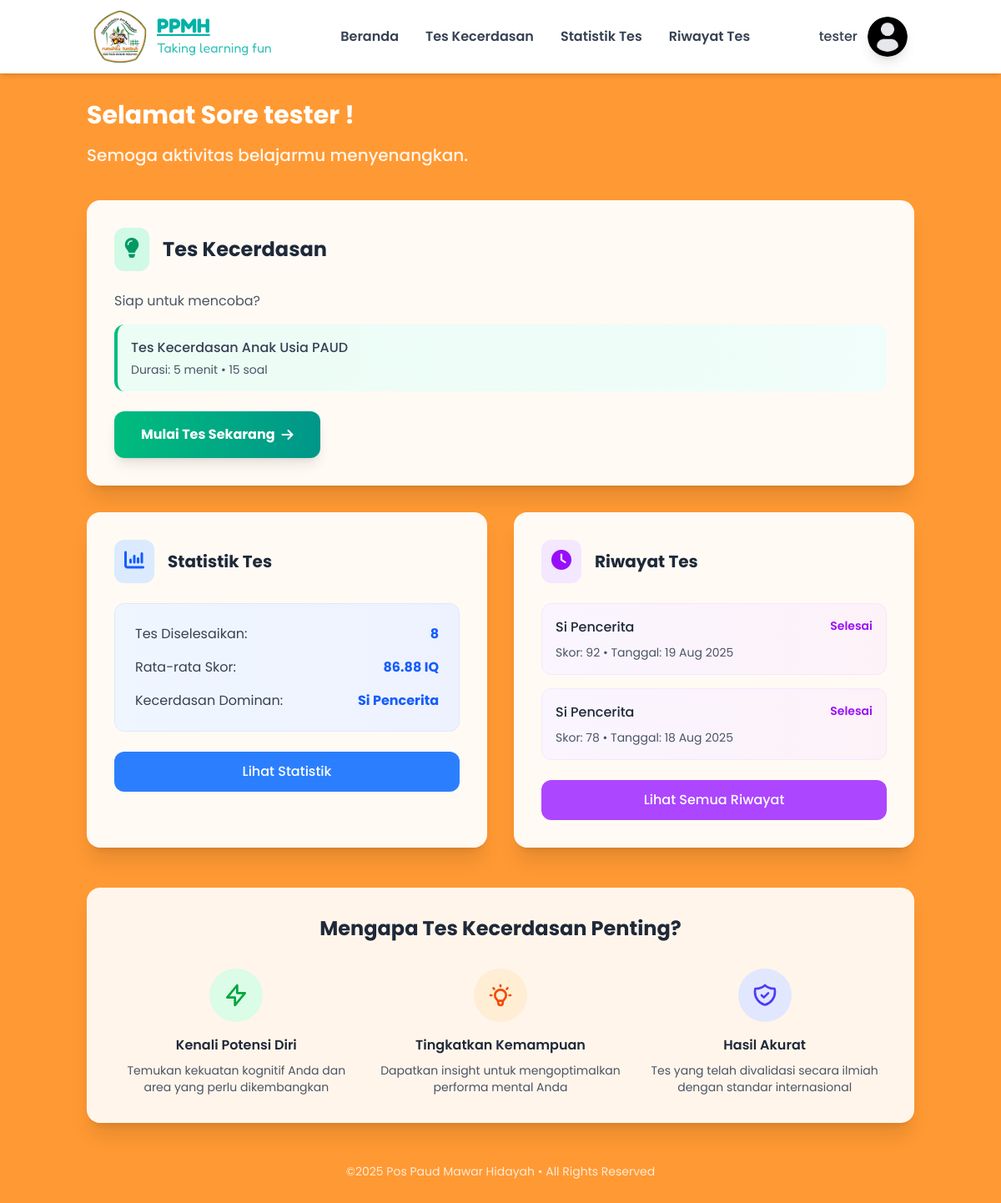
Page /pages/pengguna/beranda.php (signed in) on the committed database.
### tables this page shows
CREATE TABLE `pengguna_detail` (
  `user_id` int NOT NULL,
  `nama_anak` varchar(50) NOT NULL,
  `kelas` enum('A1','B1','B2') NOT NULL,
  `jenis_kelamin` enum('Laki-Laki','Perempuan') NOT NULL,
  `nama_orangtua` varchar(50) NOT NULL,
  `nomor_telepon` varchar(25) NOT NULL,
  `created_at` datetime DEFAULT CURRENT_TIMESTAMP
);

CREATE TABLE `hasil_cpi` (
  `id` int NOT NULL,
  `user_id` int NOT NULL,
  `nilai_cpi` decimal(5,2) NOT NULL,
  `kategori_iq` varchar(50) DEFAULT NULL,
  `tipe_kecerdasan` varchar(50) DEFAULT NULL,
  `tanggal_tes` datetime DEFAULT CURRENT_TIMESTAMP
);

### config/config.php (called while the page is built, shortened)
<?php
$connect = mysqli_connect("localhost", "root", "", "db_ppmh");
function getGreeting()
{
    $hour = date('H');
    if ($hour >= 5 && $hour < 11) {
        return "Selamat Pagi";
    } elseif ($hour >= 11 && $hour < 15) {
        return "Selamat Siang";
    } elseif ($hour >= 15 && $hour < 18) {
        return "Selamat Sore";
    } else {
        return "Selamat Malam";
    }
}
function getPenggunaById($id)
{
    global $connect;
    $query = mysqli_query($connect, "SELECT u.email, p.* FROM users u JOIN pengguna_detail p ON u.id = p.user_id WHERE u.id = '$id'");
    return mysqli_fetch_assoc($query);
}

### pages/pengguna/beranda.php (the view, shortened to what this page needs)
<?php
include '../../config/config.php';
$pengguna = getPenggunaById($_SESSION['pengguna']['id']);
$user_id = $pengguna['user_id'];
function getRiwayatTesByUserId($connect, $userId, $limit = 0)
{
    $sql = "SELECT nilai_cpi, kategori_iq, tipe_kecerdasan, tanggal_tes
            FROM hasil_cpi
            WHERE user_id = $userId
            ORDER BY tanggal_tes DESC";
    $result = mysqli_query($connect, $sql);
    $riwayat = [];
    while ($row = mysqli_fetch_assoc($result)) {
        $riwayat[] = $row;
    }
    return $riwayat;
}
function hitungStatistikTes(array $riwayatTes): array
{
    $totalTes = count($riwayatTes);
    $nilaiTotal = 0;
    $nilaiTertinggi = 0;
    $tipeCount = [];
    foreach ($riwayatTes as $tes) {
        $nilai = $tes['nilai_cpi'];
        $nilaiTotal += $nilai;
        if ($nilai > $nilaiTertinggi) {
            $nilaiTertinggi = $nilai;
        }
        $tipe = $tes['tipe_kecerdasan'];
        $tipeCount[$tipe] = ($tipeCount[$tipe] ?? 0) + 1;
    }
    $rataRata = $totalTes > 0 ? round($nilaiTotal / $totalTes, 2) : 0;
    arsort($tipeCount);
    $tipePalingSering = $totalTes > 0 ? array_key_first($tipeCount) : '-';
    return [
        'total' => $totalTes,
        'rata_rata' => $rataRata,
        'tertinggi' => $nilaiTertinggi,
        'tipe_terbanyak' => $tipePalingSering
    ];
}
$riwayatTes = getRiwayatTesByUserId($connect, $user_id);
$statistik = hitungStatistikTes($riwayatTes);
$greeting = getGreeting();
?>
<!DOCTYPE html>
<html lang="id">
<head>
    <link rel="stylesheet" href="../../src/styles/style.css">
    <link rel="stylesheet" href="https://cdnjs.cloudflare.com/ajax/libs/font-awesome/6.0.0/css/all.min.css">
</head>
<body class="font-[poppins] text-gray-800 overflow-x-hidden bg-secondary-400">
    <?php include '../../components/user/navbar.php'; ?>
    <div class="container mx-auto px-4 py-8 ">
        <div class="text-left mb-10">
            <h1 class="text-3xl font-bold text-white mb-4">
                <?= $greeting ?> <?= htmlspecialchars($pengguna['nama_anak']) ?> !
            </h1>
            <p class="text-xl text-white/90 font-medium">
                Semoga aktivitas belajarmu menyenangkan.
            </p>
        </div>
        <div class="bg-white/95 backdrop-blur-sm rounded-2xl shadow-xl p-8 mb-8 border border-white/20">
            <div class="flex items-center mb-6">
                <div class="bg-emerald-100 p-3 rounded-xl mr-4">
                    <i class="fa-solid fa-lightbulb text-emerald-600 text-2xl"></i>
                </div>
                <h2 class="text-2xl font-bold text-gray-800">Tes Kecerdasan</h2>
            </div>
            <div class="mb-6">
                <p class="text-gray-600 mb-4">Siap untuk mencoba?</p>
                <div class="bg-gradient-to-r from-emerald-50 to-teal-50 rounded-xl p-4 border-l-4 border-emerald-500">
                    <p class="text-gray-700 font-medium">Tes Kecerdasan Anak Usia PAUD</p>
                    <p class="text-sm text-gray-600 mt-1">Durasi: 5 menit • 15 soal </p>
                </div>
            </div>
            <a href="tes_kecerdasan.php"><button class="bg-gradient-to-r from-emerald-500 to-teal-600 hover:from-emerald-600 hover:to-teal-700 text-white font-bold py-4 px-8 rounded-xl shadow-lg hover:shadow-xl transform hover:scale-105 transition-all duration-200 flex items-center justify-center space-x-2">
                <span>Mulai Tes Sekarang</span>
                <i class="fa-solid fa-arrow-right text-white text-base"></i>
            </button></a>
        </div>
        <div class="grid md:grid-cols-2 gap-8">
            <div class="bg-white/95 backdrop-blur-sm rounded-2xl shadow-xl p-8 border border-white/20 hover:shadow-2xl transition-shadow duration-300">
                <div class="flex items-center mb-6">
                    <div class="bg-blue-100 p-3 rounded-xl mr-4">
                        <i class="fa-solid fa-chart-column text-blue-600 text-2xl"></i>
                    </div>
                    <h3 class="text-xl font-bold text-gray-800">Statistik Tes</h3>
                </div>
                <div class="bg-gradient-to-r from-blue-50 to-indigo-50 rounded-xl p-6 border border-blue-100">
                    <div class="space-y-4">
                        <div class="flex justify-between items-center">
                            <span class="text-gray-700">Tes Diselesaikan:</span>
                            <span class="font-bold text-blue-600"><?= $statistik['total'] ?></span>
                        </div>
                        <div class="flex justify-between items-center">
                            <span class="text-gray-700">Rata-rata Skor:</span>
                            <span class="font-bold text-blue-600"><?= $statistik['rata_rata'] ?> IQ</span>
                        </div>
                        <div class="flex justify-between items-center">
                            <span class="text-gray-700">Kecerdasan Dominan:</span>
                            <span class="font-bold text-blue-600"><?= htmlspecialchars($statistik['tipe_terbanyak']) ?></span>
                        </div>
                    </div>
                </div>
                <a href="riwayat_tes.php" class="w-full mt-6 bg-blue-500 hover:bg-blue-600 text-white font-medium py-3 px-6 rounded-xl text-center block transition-colors duration-200">
                    Lihat Statistik
                </a>
            </div>
            <div class="bg-white/95 backdrop-blur-sm rounded-2xl shadow-xl p-8 border border-white/20 hover:shadow-2xl transition-shadow duration-300">
                <div class="flex items-center mb-6">
                    <div class="bg-purple-100 p-3 rounded-xl mr-4">
                        <i class="fa-solid fa-clock text-purple-600 text-2xl"></i>
                    </div>
                    <h3 class="text-xl font-bold text-gray-800">Riwayat Tes</h3>
                </div>
                <div class="space-y-4">
                    <?php if (count($riwayatTes) > 0): ?>
                        <?php
                        $maxRiwayat = 2;
                        $count = 0;
                        foreach ($riwayatTes as $tes):
                            if ($count >= $maxRiwayat) break;
                        ?>
                            <div class="bg-gradient-to-r from-purple-50 to-pink-50 rounded-xl p-4 border border-purple-100">
                                <div class="flex justify-between items-start mb-2">
                                    <span class="font-medium text-gray-800"><?= htmlspecialchars($tes['tipe_kecerdasan']) ?></span>
                                    <span class="text-sm text-purple-600 font-semibold">Selesai</span>
                                </div>
                                <p class="text-sm text-gray-600">
                                    Skor: <?= round($tes['nilai_cpi']) ?> •
                                    Tanggal: <?= date('d M Y', strtotime($tes['tanggal_tes'])) ?>
                                </p>
                            </div>
                        <?php
                            $count++;
                        endforeach;
                        ?>
                    <?php else: ?>
                        <p class="text-gray-600 text-sm">Belum ada riwayat tes yang tersedia.</p>
                    <?php endif; ?>
                </div>
                <a href="riwayat_tes.php"><button class="w-full mt-6 bg-purple-500 hover:bg-purple-600 text-white font-medium py-3 px-6 rounded-xl transition-colors duration-200">
                        Lihat Semua Riwayat
                    </button></a>
            </div>
        </div>
        <div class="mt-12 bg-white/90 backdrop-blur-sm rounded-2xl shadow-xl p-8 border border-white/20">
            <div class="text-center">
                <h3 class="text-2xl font-bold text-gray-800 mb-4">Mengapa Tes Kecerdasan Penting?</h3>
                <div class="grid md:grid-cols-3 gap-6 mt-8">
                    <div class="text-center">
                        <div class="bg-green-100 p-4 rounded-full w-16 h-16 mx-auto mb-4 flex items-center justify-center">
                            <svg class="w-8 h-8 text-green-600" fill="none" stroke="currentColor" viewBox="0 0 24 24">
                                <path stroke-linecap="round" stroke-linejoin="round" stroke-width="2" d="M13 10V3L4 14h7v7l9-11h-7z"></path>
                            </svg>
                        </div>
                        <h4 class="font-semibold text-gray-800 mb-2">Kenali Potensi Diri</h4>
                        <p class="text-sm text-gray-600">Temukan kekuatan kognitif Anda dan area yang perlu dikembangkan</p>
                    </div>
                    <div class="text-center">
                        <div class="bg-orange-100 p-4 rounded-full w-16 h-16 mx-auto mb-4 flex items-center justify-center">
                        </div>
                        <h4 class="font-semibold text-gray-800 mb-2">Tingkatkan Kemampuan</h4>
                        <p class="text-sm text-gray-600">Dapatkan insight untuk mengoptimalkan performa mental Anda</p>
                    </div>
                    <div class="text-center">
                        <div class="bg-indigo-100 p-4 rounded-full w-16 h-16 mx-auto mb-4 flex items-center justify-center">
                        </div>
                        <h4 class="font-semibold text-gray-800 mb-2">Hasil Akurat</h4>
                        <p class="text-sm text-gray-600">Tes yang telah divalidasi secara ilmiah dengan standar internasional</p>
                    </div>
                </div>
            </div>
        </div>
        <footer class="text-center mt-12 text-white/80 text-sm">
            <p>©2025 Pos Paud Mawar Hidayah • All Rights Reserved</p>
        </footer>
    </div>
</body>
</html>

### components/user/profile.php (shortened to what this page needs)
<ul class="relative flex-col md:flex-row list-none items-center hidden md:flex">
    <a class="text-gray-500 block" href="#pablo" onclick="openDropdown(event,'user-dropdown')">
        <div class="flex items-center gap-x-3">
            <span class="text-md font-medium text-gray-700">
                <?= htmlspecialchars($pengguna['nama_anak']) ?>
            </span>
            <span class="w-12 h-12 text-sm text-white bg-gray-200 inline-flex items-center justify-center rounded-full">
                <img alt="..." class="w-full rounded-full align-middle border-none shadow-lg" src="../../src/images/Profile.png" />
            </span>
        </div>
    </a>
</ul>

### rows in the picture
pengguna_detail: nama_anak "tester"
hasil_cpi: tipe_kecerdasan "Si Pencerita", nilai_cpi "92", tanggal_tes "19 Aug 2025"
hasil_cpi: tipe_kecerdasan "Si Pencerita", nilai_cpi "78", tanggal_tes "18 Aug 2025"

### other values in the picture
$greeting "Selamat Sore"
$statistik['total'] "8"
$statistik['rata_rata'] "86.88"
$statistik['tipe_terbanyak'] "Si Pencerita"
